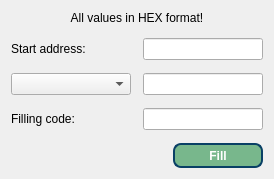
<?xml version="1.0" encoding="UTF-8"?>
<ui version="4.0">
 <class>DialogFill</class>
 <widget class="QDialog" name="DialogFill">
  <property name="geometry">
   <rect>
    <x>0</x>
    <y>0</y>
    <width>272</width>
    <height>160</height>
   </rect>
  </property>
  <property name="windowTitle">
   <string>Fill the buffer with code</string>
  </property>
  <property name="windowIcon">
   <iconset resource="recource.qrc">
    <normaloff>:/res/img/write64.png</normaloff>:/res/img/write64.png</iconset>
  </property>
  <layout class="QVBoxLayout" name="verticalLayout">
   <property name="spacing">
    <number>13</number>
   </property>
   <item>
    <widget class="QLabel" name="label_2">
     <property name="text">
      <string>All values in HEX format!</string>
     </property>
     <property name="alignment">
      <set>Qt::AlignCenter</set>
     </property>
    </widget>
   </item>
   <item>
    <layout class="QFormLayout" name="formLayout">
     <property name="horizontalSpacing">
      <number>12</number>
     </property>
     <item row="0" column="0">
      <widget class="QLabel" name="label">
       <property name="text">
        <string>Start address:</string>
       </property>
      </widget>
     </item>
     <item row="0" column="1">
      <widget class="QLineEdit" name="lineEditStart">
       <property name="minimumSize">
        <size>
         <width>120</width>
         <height>0</height>
        </size>
       </property>
       <property name="styleSheet">
        <string notr="true"/>
       </property>
      </widget>
     </item>
     <item row="1" column="0">
      <widget class="QComboBox" name="comboBox_end">
       <property name="minimumSize">
        <size>
         <width>120</width>
         <height>0</height>
        </size>
       </property>
       <property name="styleSheet">
        <string notr="true"/>
       </property>
      </widget>
     </item>
     <item row="1" column="1">
      <widget class="QLineEdit" name="lineEditEnd">
       <property name="minimumSize">
        <size>
         <width>120</width>
         <height>0</height>
        </size>
       </property>
       <property name="styleSheet">
        <string notr="true"/>
       </property>
      </widget>
     </item>
     <item row="2" column="1">
      <widget class="QLineEdit" name="lineEditCode"/>
     </item>
     <item row="2" column="0">
      <widget class="QLabel" name="label_3">
       <property name="text">
        <string>Filling code:</string>
       </property>
      </widget>
     </item>
    </layout>
   </item>
   <item>
    <layout class="QHBoxLayout" name="horizontalLayout_2">
     <item>
      <spacer name="horizontalSpacer">
       <property name="orientation">
        <enum>Qt::Horizontal</enum>
       </property>
       <property name="sizeHint" stdset="0">
        <size>
         <width>118</width>
         <height>20</height>
        </size>
       </property>
      </spacer>
     </item>
     <item>
      <widget class="QPushButton" name="pushButton">
       <property name="minimumSize">
        <size>
         <width>90</width>
         <height>25</height>
        </size>
       </property>
       <property name="styleSheet">
        <string notr="true">QPushButton{
color: rgb(255, 255, 255);
background-color: rgb(120, 183, 140);
border-radius: 20px;
border: 2px solid #094065;border-radius:8px;font-weight:600;
}
QPushButton::pressed{background-color: rgb(115, 210, 22);}</string>
       </property>
       <property name="text">
        <string>Fill</string>
       </property>
      </widget>
     </item>
    </layout>
   </item>
  </layout>
 </widget>
 <resources>
  <include location="recource.qrc"/>
 </resources>
 <connections/>
</ui>
